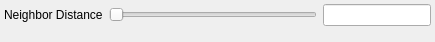
<?xml version="1.0" encoding="UTF-8"?>
<ui version="4.0">
 <class>NeighborScaleOptionsWidgetBase</class>
 <widget class="QWidget" name="NeighborScaleOptionsWidgetBase">
  <property name="geometry">
   <rect>
    <x>0</x>
    <y>0</y>
    <width>435</width>
    <height>42</height>
   </rect>
  </property>
  <property name="sizePolicy">
   <sizepolicy hsizetype="Preferred" vsizetype="Maximum">
    <horstretch>0</horstretch>
    <verstretch>0</verstretch>
   </sizepolicy>
  </property>
  <property name="windowTitle">
   <string>Form</string>
  </property>
  <layout class="QGridLayout" name="gridLayout">
   <property name="leftMargin">
    <number>4</number>
   </property>
   <property name="topMargin">
    <number>4</number>
   </property>
   <property name="rightMargin">
    <number>4</number>
   </property>
   <property name="bottomMargin">
    <number>4</number>
   </property>
   <item row="0" column="1">
    <widget class="QSlider" name="neighborDistanceSlider">
     <property name="minimumSize">
      <size>
       <width>200</width>
       <height>0</height>
      </size>
     </property>
     <property name="orientation">
      <enum>Qt::Horizontal</enum>
     </property>
    </widget>
   </item>
   <item row="0" column="2">
    <widget class="QLineEdit" name="neighborDistanceEdit">
     <property name="sizePolicy">
      <sizepolicy hsizetype="Preferred" vsizetype="Fixed">
       <horstretch>0</horstretch>
       <verstretch>0</verstretch>
      </sizepolicy>
     </property>
     <property name="minimumSize">
      <size>
       <width>100</width>
       <height>0</height>
      </size>
     </property>
     <property name="text">
      <string/>
     </property>
     <property name="readOnly">
      <bool>true</bool>
     </property>
    </widget>
   </item>
   <item row="1" column="0" colspan="3">
    <spacer name="verticalSpacer">
     <property name="orientation">
      <enum>Qt::Vertical</enum>
     </property>
     <property name="sizeHint" stdset="0">
      <size>
       <width>318</width>
       <height>6</height>
      </size>
     </property>
    </spacer>
   </item>
   <item row="0" column="0">
    <widget class="QLabel" name="neighborDistanceLabel">
     <property name="text">
      <string>Neighbor Distance</string>
     </property>
    </widget>
   </item>
  </layout>
 </widget>
 <resources/>
 <connections/>
</ui>
